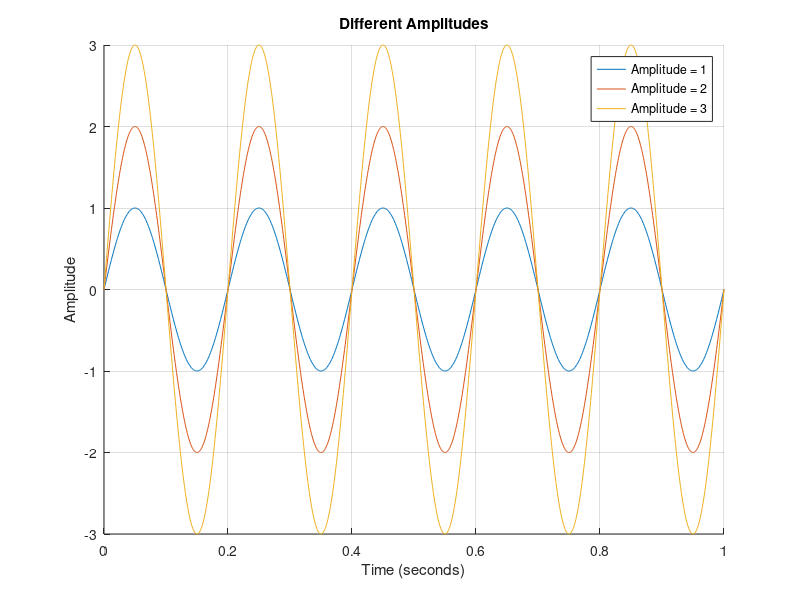

Source code (MATLAB):
clear; clc;
fs = 1000;
duration = 1;
f = 5;
amplitudes = [1, 2, 3];

t = 0:1/fs:duration;

figure;
hold on;

for i = 1:length(amplitudes)
    signal = amplitudes(i) * sin(2*pi*f*t);
    
    plot(t, signal, 'DisplayName', ['Amplitude = ' num2str(amplitudes(i))]);
end

title('Different Amplitudes');
xlabel('Time (seconds)');
ylabel('Amplitude');
grid on;
legend;
hold off;
print('HighResPlot', '-dpng', '-r300');